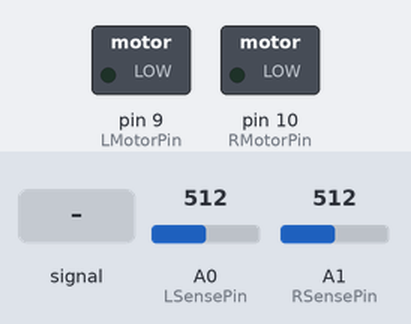
Bench run of a sketch on a simulated Arduino Uno, built with avr-gcc and run on an emulated ATmega328P. On the bench: switched loads named in the sketch (green lamp = pin HIGH). Inputs (shaded band) come from the test bench; at power-on: A1 (RSensePin) = 512, A0 (LSensePin) = 512.

Above: at 0.1 s.
At 1.3 s:
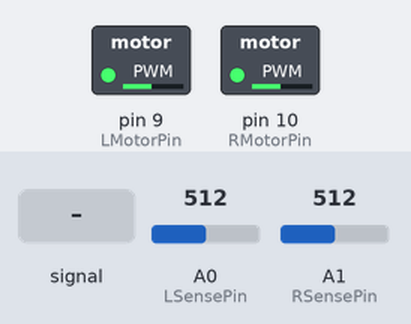
1.4 s: A0 (LSensePin) fed a 200 Hz sine of ±81 counts around its level
4.4 s: A1 (RSensePin) set to 1023
At 5.07 s:
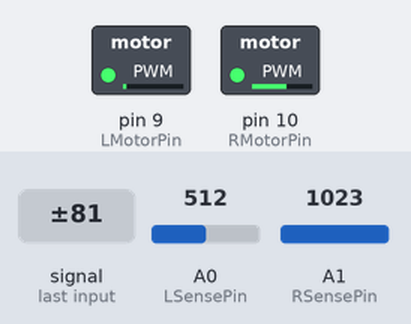
Timing chart, 0 to 6.5 s (numbered marks = the images above; inputs shaded):
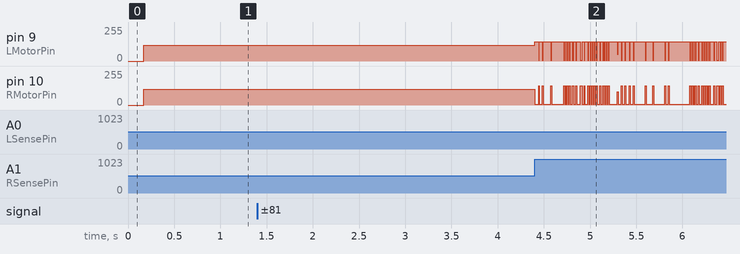

The sketch:

vehicle_code_v4.ino
```cpp
#include <PID_v1.h>

#define LSensePin  A0
#define RSensePin  A1
#define LMotorPin  9
#define RMotorPin  10

const int MaxBaseSpeed = 120;
const int MinBaseSpeed = 75;

double Setpoint = 0;
double Input = 0;
double Output = 0;

double Kp = 5;
double Ki = 0;
double Kd = 1;

PID myPID(&Input, &Output, &Setpoint, Kp, Ki, Kd, DIRECT);

int leftOffset = 0;
int rightOffset = 0;
int lostTrackThreshold = 40;   // tune try

int readSensorLightSmooth(int pin) {
  return (analogRead(pin) + analogRead(pin) + analogRead(pin)) / 3;
}

void calibrateSensors() {
  long leftSum = 0;
  long rightSum = 0;
  const int N = 100;

  for (int i = 0; i < N; i++) {
    leftSum += readSensorLightSmooth(LSensePin);
    rightSum += readSensorLightSmooth(RSensePin);
    delay(1);
  }

  leftOffset = leftSum / N;
  rightOffset = rightSum / N;
}

void setup() {
  pinMode(LSensePin, INPUT);
  pinMode(RSensePin, INPUT);
  pinMode(LMotorPin, OUTPUT);
  pinMode(RMotorPin, OUTPUT);


  calibrateSensors();

  myPID.SetMode(AUTOMATIC);
  myPID.SetOutputLimits(-70, 70);
  myPID.SetSampleTime(10);
}

void loop() {
  int leftSenseRaw = readSensorLightSmooth(LSensePin);
  int rightSenseRaw = readSensorLightSmooth(RSensePin);

  int leftSense = leftSenseRaw - leftOffset;
  int rightSense = rightSenseRaw - rightOffset;

  int totalSignal = leftSenseRaw + rightSenseRaw;

  if (totalSignal < lostTrackThreshold) {
    analogWrite(LMotorPin, 0);
    analogWrite(RMotorPin, 0);
    return;
  }

  Input = leftSense - rightSense;

  myPID.Compute();

  // reduce speed when the error is big
  int dynamicBase = MaxBaseSpeed - min(abs((int)Input) / 2, MaxBaseSpeed - MinBaseSpeed);
  dynamicBase = constrain(dynamicBase, MinBaseSpeed, MaxBaseSpeed);

  int LSpeed = constrain((int)(dynamicBase + Output), 0, 255);
  int RSpeed = constrain((int)(dynamicBase - Output), 0, 255);

  analogWrite(LMotorPin, LSpeed);
  analogWrite(RMotorPin, RSpeed);

}
```
